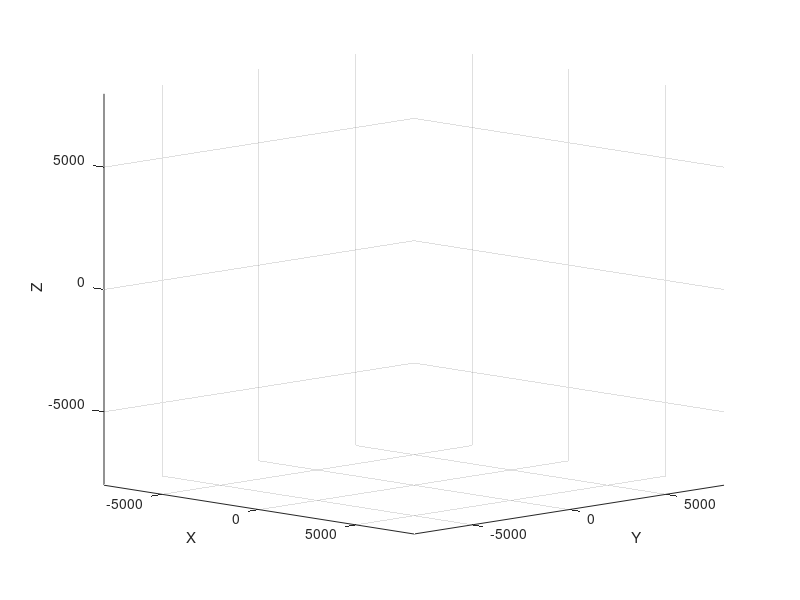

This figure's MATLAB source: (Note: this script raises an error after producing the figure.)
clear all;
clc;

% Define the coordinates of the satellites over time
MATS_coords = load("Satellite_positions/MATS.txt");
Starlink_coords = load("Satellite_positions/Starlink_025.txt");   % CHANGE SATELLITE NUMBER HERE

% convert distances to km/home/kirtan/github/KTH-EF2264-Operations-of-Space-Systems/src/datafiles/StarlinkPositions-NumpyArray
MATS_coords = MATS_coords/1000;
Starlink_coords = Starlink_coords/1000;

% Define the binary vector indicating the time steps to display the line of sight
LOS_visibility_data = load("LOS_visibility_data_v1.mat");
line_of_sight_steps = LOS_visibility_data.LOS_visibility_data_v1(:,25); % CHANGE SATELLITE NUMBER HERE
LOS_MATS_coords = line_of_sight_steps.*MATS_coords;
LOS_Starlink_coords = line_of_sight_steps.*Starlink_coords;


% Create a figure
figure;
hold on;
grid on;
xlabel('X');
ylabel('Y');
zlabel('Z');

% Set axis limits according to satellite positions
xlim([-8000, 8000])
ylim([-8000, 8000])
zlim([-8000, 8000])
grid on;
view(45, 10);
rotate3d on;

% drawing the earth sphere
earth_sphere('km')



%% Plots
% Initialize plot objects
MATS_plot = plot3(MATS_coords(1,1), MATS_coords(1,2), MATS_coords(1,3), 'o', 'MarkerSize', 5, 'MarkerFaceColor', 'red', 'MarkerEdgeColor', 'red'); % Plot MATS satellite
Starlink_plot = plot3(Starlink_coords(1,1), Starlink_coords(1,2), Starlink_coords(1,3), 'o', 'MarkerSize', 5, 'MarkerFaceColor', 'magenta', 'MarkerEdgeColor', 'magenta'); % Plot Starlink satellite
LineOfSight = plot3([LOS_MATS_coords(1,1), LOS_Starlink_coords(1,1)],...
                    [LOS_MATS_coords(1,2), LOS_Starlink_coords(1,2)],...
                    [LOS_MATS_coords(1,3), LOS_Starlink_coords(1,3)],'Color', 'y', 'LineWidth', 1);% Plot the initial line of sight

% Animate the motion of the satellites
for i = 2:size(MATS_coords, 1)
    % Update satellite positions
    set(MATS_plot, 'XData', MATS_coords(i,1), 'YData', MATS_coords(i,2), 'ZData', MATS_coords(i,3));
    set(Starlink_plot, 'XData', Starlink_coords(i,1), 'YData', Starlink_coords(i,2), 'ZData', Starlink_coords(i,3));

     set(LineOfSight, 'XData', [LOS_MATS_coords(i,1), LOS_Starlink_coords(i,1)],...
                      'YData', [LOS_MATS_coords(i,2), LOS_Starlink_coords(i,2)],...
                      'ZData', [LOS_MATS_coords(i,3), LOS_Starlink_coords(i,3)]);

    drawnow; % Update the plot
    pause(0.05); % Pause to control animation speed
end